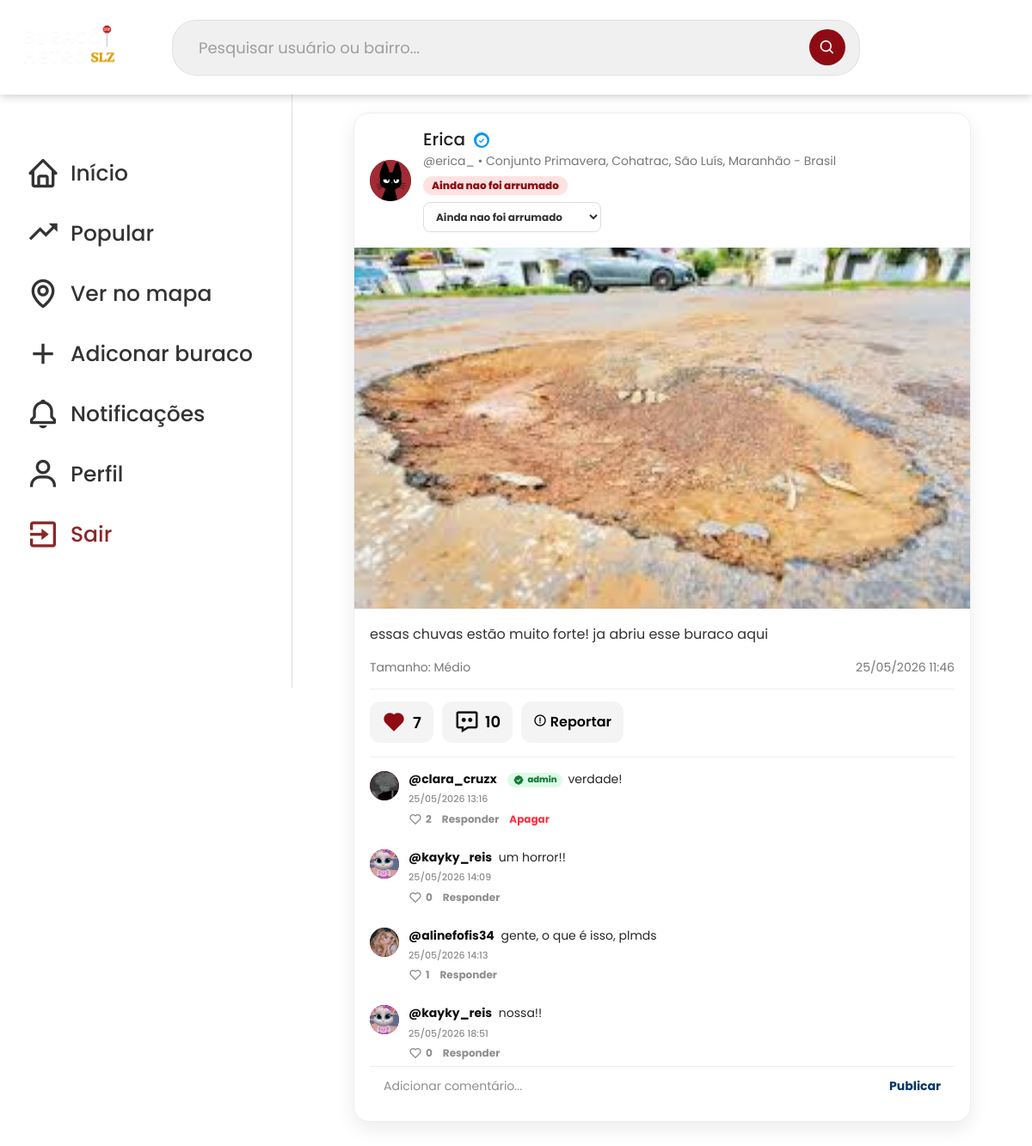
Page /buracos/detalhe/30/ (signed in) on the committed database.
### buracos/models.py (models this page shows, shortened)
class Buraco(models.Model):
    STATUS_NAO_ARRUMADO = "nao_arrumado"
    STATUS_EM_OBRA = "em_obra"
    STATUS_ARRUMADO = "arrumado"
    STATUS_CHOICES = [
        (STATUS_NAO_ARRUMADO, "Ainda nao foi arrumado"),
        (STATUS_EM_OBRA, "Em obra"),
        (STATUS_ARRUMADO, "Ja arrumado"),
    ]
    titulo = models.CharField(max_length=255)
    descricao = models.TextField()
    local = models.CharField(max_length=255)
    endereco = models.CharField(max_length=255)
    url_imagem = models.URLField(blank=True, null=True)
    imagem = models.ImageField(upload_to='buracos/', null=True, blank=True)
    tamanho = models.SmallIntegerField(default=1)
    status = models.CharField(
        max_length=20,
        choices=STATUS_CHOICES,
        default=STATUS_NAO_ARRUMADO
    )
    data_atual = models.DateTimeField(auto_now_add=True)
    created_at = models.DateTimeField(auto_now_add=True)  # Data e hora de criação (preenchido automaticamente)
    updated_at = models.DateTimeField(auto_now=True)  # Data e hora de última atualização (atualizado automaticamente)
    usuario = models.ForeignKey(settings.AUTH_USER_MODEL, on_delete=models.CASCADE, null=True, blank=True)
    @property
    def tamanho_nome(self):
        tamanhos = {
            1: "Pequeno",
            2: "Médio",
            3: "Grande",
            4: "Gigante",
        }
        return tamanhos.get(self.tamanho, "Pequeno")
    @property
    def status_nome(self):
        return dict(self.STATUS_CHOICES).get(self.status, "Ainda nao foi arrumado")
    @property
    def status_classe(self):
        return self.status.replace("_", "-")

class Comentario(models.Model):
    usuario = models.ForeignKey(
        settings.AUTH_USER_MODEL,
        on_delete=models.CASCADE
    )
    buraco = models.ForeignKey(
        Buraco,
        on_delete=models.CASCADE,
        related_name="comentarios"
    )
    texto = models.TextField()
    resposta_de = models.ForeignKey(
        "self",
        on_delete=models.CASCADE,
        related_name="respostas",
        null=True,
        blank=True
    )
    created_at = models.DateTimeField(auto_now_add=True)

### usuarios/models.py (models this page shows, shortened)
class CustomUser(AbstractUser):
    date_of_birth = models.DateField(null=True, blank=True)
    name = models.CharField(max_length=255, null=True, blank=True)
    foto = models.ImageField(upload_to='perfis/', null=True, blank=True)
    postagens_removidas_por_reporte = models.PositiveIntegerField(default=0)
    objects = UserManager()
    @property
    def verificado(self):
        if self.is_staff or self.is_superuser or self.postagens_removidas_por_reporte > 0:
            return False
        from buracos.models import Buraco
        buracos = Buraco.objects.filter(usuario=self)
        return (
            buracos.count() >= 5
            and buracos.filter(status=Buraco.STATUS_ARRUMADO).exists()
        )

### buracos/views.py (the view)
# urls.py: path('detalhe/<int:id>/', detalheBuracoView, name='detalheBuracoView'),
def detalheBuracoView(request, id):
    buraco = get_object_or_404(Buraco, id=id)
    buraco.curtido = request.user.is_authenticated and Like.objects.filter(
        usuario=request.user,
        buraco=buraco
    ).exists()
    return render(request, 'buracos/detalhe-buraco.html', {
        'buraco': buraco
    })

### principal/context_processors.py (called while the page is built)
def notificacoes_nao_lidas(request):
    if not request.user.is_authenticated:
        return {"notificacoes_nao_lidas": 0}
    return {
        "notificacoes_nao_lidas": Notificacao.objects.filter(
            destinatario=request.user,
            lida=False
        ).count()
    }

### buracos/templates/buracos/detalhe-buraco.html (shortened to what this page needs)
{% extends 'principal/principal.html' %}
{% load static %}
{% block content %}
<div class="feed-container">
    <div class="post-card detalhe-post-card">
        <div class="post-header">
            <div class="avatar">
                {% if buraco.usuario.foto %}
                    <img src="{{ buraco.usuario.foto.url }}" alt="Foto de perfil">
                {% elif buraco.usuario %}
                    {{ buraco.usuario.username|slice:":1"|upper }}
                {% else %}
                    ?
                {% endif %}
            </div>
            <div>
                {% if buraco.usuario %}
                    <h2>
                        <a href="{% url 'perfilPublicoView' buraco.usuario.username %}">
                            {{ buraco.usuario.name|default:buraco.usuario.username }}
                            {% if buraco.usuario.is_staff or buraco.usuario.is_superuser %}
                                <span class="selo-admin"><i class='bx bxs-badge-check'></i> admin</span>
                            {% elif buraco.usuario.verificado %}
                                <span class="selo-verificado" title="Colaborador verificado"><i class='bx bxs-check-circle'></i></span>
                            {% endif %}
                        </a>
                    </h2>
                    <p>@{{ buraco.usuario.username }} • {{ buraco.endereco }}</p>
                    <span class="status-buraco status-{{ buraco.status_classe }}">{{ buraco.status_nome }}</span>
                    {% if request.user.is_staff or request.user.is_superuser %}
                        <form class="form-status-buraco" data-url="{% url 'atualizarStatusBuraco' buraco.id %}">
                            <select name="status" aria-label="Alterar status da postagem">
                                <option value="nao_arrumado" {% if buraco.status == "nao_arrumado" %}selected{% endif %}>Ainda nao foi arrumado</option>
                            </select>
                        </form>
                    {% endif %}
                {% endif %}
            </div>
        </div>
        {% if buraco.imagem %}
            <img class="post-image" src="{{ buraco.imagem.url }}" alt="Imagem do buraco">
        {% elif buraco.url_imagem %}
            <img class="post-image" src="{% static 'image-users/' %}{{ buraco.url_imagem }}" alt="Imagem do buraco">
        {% endif %}
        <div class="post-body">
            <p>{{ buraco.descricao }}</p>
            <div class="post-info">
                <span>Tamanho: {{ buraco.tamanho_nome }}</span>
                <span>{{ buraco.created_at|date:"d/m/Y H:i" }}</span>
            </div>
            <div class="post-actions">
                <button
                    id="btnLikeDetalhe"
                    class="btn-like {% if buraco.curtido %}curtido{% endif %}"
                    data-url="{% url 'curtirBuraco' buraco.id %}">
                    <i class='bx {% if buraco.curtido %}bxs-heart{% else %}bx-heart{% endif %}'></i>
                    <span class="like-count">{{ buraco.likes.count }}</span>
                </button>
                <button type="button" id="btnFocarComentarioDetalhe" class="btn-comentar">
                    <i class="bx bx-message-dots"></i>
                    <span id="contadorComentariosDetalhe">{{ buraco.comentarios.count }}</span>
                </button>
                <button
                    type="button"
                    id="btnReportarDetalhe"
                    class="btn-reportar-feed"
                    data-url="{% url 'reportarBuraco' buraco.id %}">
                    <i class='bx bx-error-circle'></i>
                    <span>Reportar</span>
                </button>
            </div>
            <div id="listaComentariosDetalhe" class="comentarios-detalhe">
                {% for comentario in buraco.comentarios.all %}
                    {% if not comentario.resposta_de %}
                        <div
                            class="comentario-item"
                            data-comentario-id="{{ comentario.id }}"
                            data-username="{{ comentario.usuario.username }}"
                            data-like-url="{% url 'curtirComentario' comentario.id %}"
                            data-delete-url="{% url 'excluirComentario' comentario.id %}">
                            <div class="avatar comentario-avatar">
                                {% if comentario.usuario.foto %}
                                    <img src="{{ comentario.usuario.foto.url }}" alt="Foto">
                                {% else %}
                                    {{ comentario.usuario.username|slice:":1"|upper }}
                                {% endif %}
                            </div>
                            <div class="comentario-conteudo">
                                <p>
                                    <strong>@{{ comentario.usuario.username }}</strong>
                                    {% if comentario.usuario.is_staff or comentario.usuario.is_superuser %}
                                        <span class="selo-admin selo-admin-comentario"><i class='bx bxs-badge-check'></i> admin</span>
                                    {% elif comentario.usuario.verificado %}
                                        <span class="selo-verificado selo-verificado-comentario" title="Colaborador verificado"><i class='bx bxs-check-circle'></i></span>
                                    {% endif %}
                                    {{ comentario.texto }}
                                </p>
                                <span class="comentario-data">{{ comentario.created_at|date:"d/m/Y H:i" }}</span>
                                <div class="comentario-acoes">
                                    <button type="button" class="btn-curtir-comentario">
                                        <i class='bx bx-heart'></i>
                                        <span>{{ comentario.likes.count }}</span>
                                    </button>
                                    <button type="button" class="btn-responder-comentario">Responder</button>
                                    {% if request.user.id == comentario.usuario.id or request.user.id == buraco.usuario.id %}
                                        <button type="button" class="btn-excluir-comentario">Apagar</button>
                                    {% endif %}
                                </div>
                            </div>
                        </div>
                    {% endif %}
                {% empty %}
                    <p class="sem-comentarios">Nenhum comentário ainda.</p>
                {% endfor %}
            </div>
            <form id="formComentarioDetalhe" class="form-comentario-post-modal" action="{% url 'comentarBuraco' buraco.id %}" method="post">
                <input type="text" name="comentario" placeholder="Adicionar comentário..." autocomplete="off" required>
                <button type="submit">Publicar</button>
            </form>
        </div>
    </div>
</div>
{% endblock %}

### rows in the picture
Buraco: usuario.foto (picture), usuario.name "Erica", usuario.username "erica_", endereco "Conjunto Primavera, Cohatrac, São Luís, Maranhão - Brasil", status_nome "Ainda nao foi arrumado", status "Ainda nao foi arrumado", url_imagem (picture), descricao "essas chuvas estão muito forte! ja abriu esse buraco aqui", tamanho_nome "Médio", created_at "25/05/2026 11:46", likes.count "7", comentarios.count "10"
Comentario: usuario.foto (picture), usuario.username "clara_cruzx", shows "admin", texto "verdade!", created_at "25/05/2026 13:16", likes.count "2", shows "Apagar"
Comentario: usuario.foto (picture), usuario.username "kayky_reis", texto "um horror!!", created_at "25/05/2026 14:09", likes.count "0"
Comentario: usuario.foto (picture), usuario.username "alinefofis34", texto "gente, o que é isso, plmds", created_at "25/05/2026 14:13", likes.count "1"
Comentario: usuario.foto (picture), usuario.username "kayky_reis", texto "nossa!!", created_at "25/05/2026 18:51", likes.count "0"
